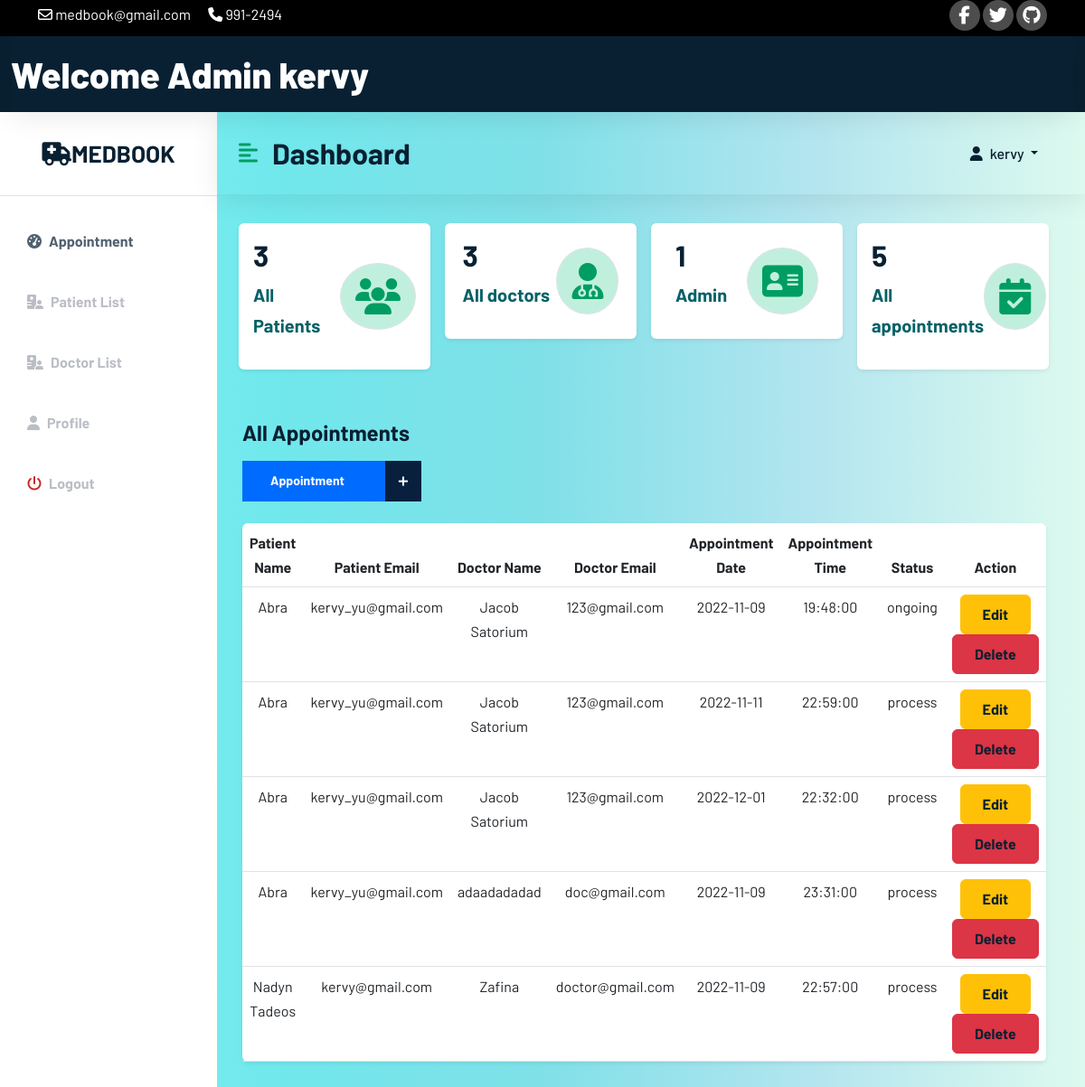
/admin/adminhome.php (signed in), run on an earlier commit of the app's database.
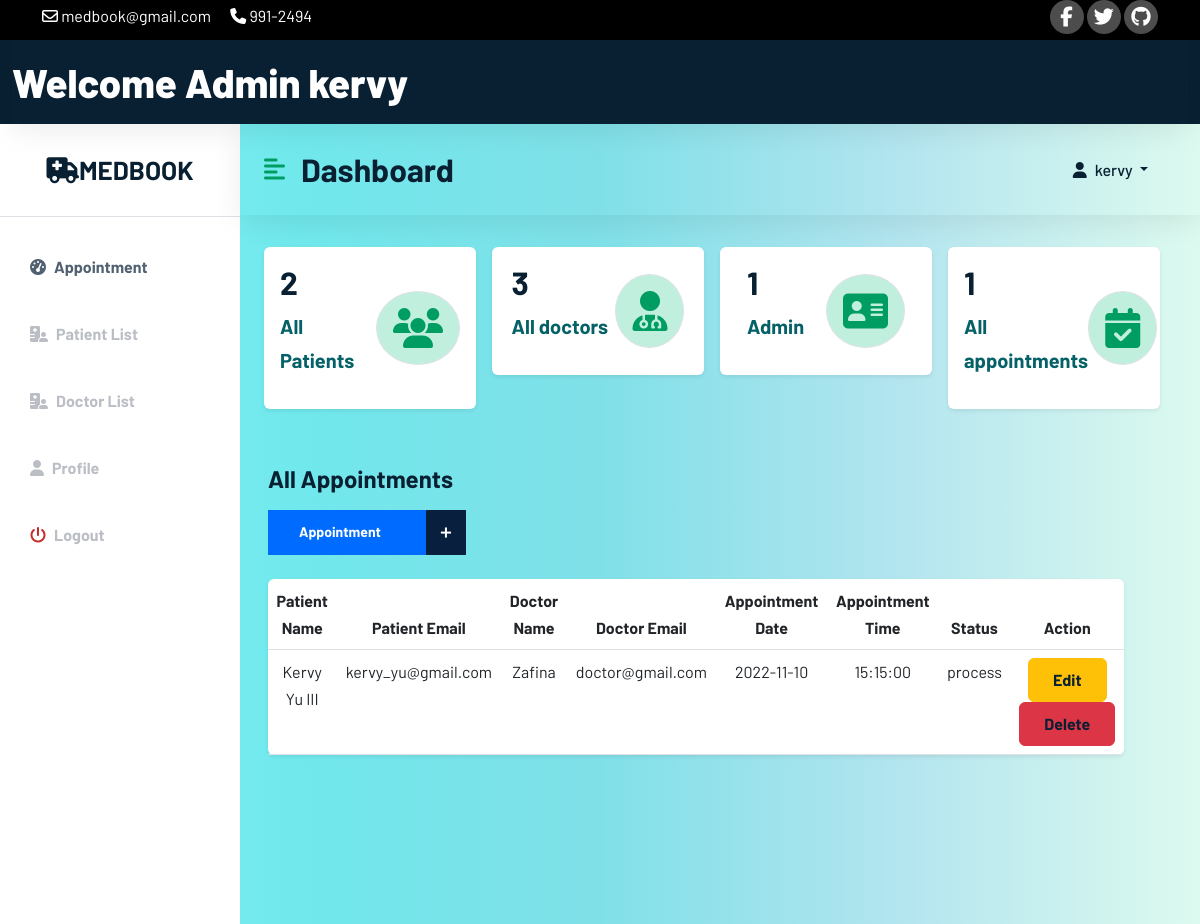
And on a later commit of the database.
### tables this page shows
CREATE TABLE `app_admin` (
  `adminID` int(11) NOT NULL,
  `admin_name` varchar(100) NOT NULL,
  `admin_email` varchar(100) NOT NULL,
  `admin_password` varchar(100) NOT NULL,
  `usertype` varchar(100) NOT NULL DEFAULT 'admin'
);

CREATE TABLE `appointment` (
  `requestID` int(11) NOT NULL,
  `d_name` varchar(100) NOT NULL,
  `p_email` varchar(100) NOT NULL,
  `appDate` date NOT NULL,
  `appTime` time NOT NULL,
  `appSymptoms` text NOT NULL,
  `appComments` text NOT NULL,
  `status` enum('process','ongoing','done','') NOT NULL DEFAULT 'process'
);

CREATE TABLE `patient` (
  `patientID` int(11) NOT NULL,
  `p_FullName` varchar(100) NOT NULL,
  `p_password` varchar(100) NOT NULL,
  `p_DOB` date NOT NULL,
  `p_gender` varchar(20) NOT NULL,
  `p_address` varchar(100) NOT NULL,
  `p_number` bigint(100) NOT NULL,
  `p_email` varchar(100) NOT NULL,
  `patient_type` varchar(100) NOT NULL DEFAULT 'user'
);

CREATE TABLE `doctor` (
  `doctorID` int(11) NOT NULL,
  `d_FullName` varchar(100) NOT NULL,
  `d_email` varchar(100) NOT NULL,
  `d_number` bigint(100) NOT NULL,
  `d_address` varchar(100) NOT NULL,
  `d_password` varchar(100) NOT NULL,
  `d_DOB` date NOT NULL,
  `d_gender` varchar(100) NOT NULL,
  `doctor_type` varchar(100) NOT NULL DEFAULT 'doctor',
  `d_specialize` text NOT NULL
);

### admin/adminhome.php (the view, shortened to what the rows shown need)
<?php
include 'D:\xampp\htdocs\Web_Tech\config\config.php';
include 'D:\xampp\htdocs\Web_Tech\admin\adminheader.php';
?>
<?php
$currentAd = $_SESSION['email'];
$sql = "SELECT * FROM app_admin WHERE admin_email = '$currentAd'";
$result = mysqli_query($conn, $sql);
if ($result) {
if (mysqli_num_rows($result) > 0) {
while ($row = mysqli_fetch_array($result)) {
?>
<!DOCTYPE html>
<html lang="en">
<head>
    <link href="https://cdn.jsdelivr.net/npm/bootstrap@5.2.0/dist/css/bootstrap.min.css" rel="stylesheet">
    <link rel="stylesheet" href="/Web_Tech/css/style.css">
    <link rel="stylesheet" href="/Web_Tech/css/dochome.css">
</head>
<body>
<div class="d-flex" id="wrapper">
    <div class="bg-white" id="sidebar-wrapper">
        <div class="sidebar-heading text-center py-4 primary-text fs-4 fw-bold text-uppercase border-bottom">
            <a href="#" class="navbar-brand mb-0" >
                <i class="fa-solid fa-truck-medical"></i>MedBook
            </a>
        </div>
        <div class="list-group list-group-flush my-3">
            <a href="adminhome.php" class="list-group-item list-group-item-action bg-transparent second-text active"><i
                    class="fas fa-tachometer-alt me-2"></i>Appointment</a>
            <a href="adminpatient.php" class="list-group-item list-group-item-action bg-transparent second-text fw-bold">
                <i class="fas fa-hospital-user me-2"></i>Patient List</a>
            <a href="patientlist.php" class="list-group-item list-group-item-action bg-transparent second-text fw-bold">
                <i class="fas fa-hospital-user me-2"></i>Doctor List</a>
            <a href="doctorprofile.php" class="list-group-item list-group-item-action bg-transparent second-text fw-bold"><i
                    class="fas fa-user me-2"></i>Profile</a>
            <a href="/Web_Tech/user/userlogout.php" class="list-group-item list-group-item-action bg-transparent second-text fw-bold"><i
                    class="fas fa-power-off me-2" style="color: #c72a2a;"></i>Logout</a>
        </div>
    </div>
    <div id="page-content-wrapper">
        <nav class="navbar navbar-expand-lg navbar-light bg-transparent py-4 px-4">
            <div class="d-flex align-items-center">
                <i class="fas fa-align-left primary-text fs-4 me-3" id="menu-toggle"></i>
                <h2 class="fs-2 m-0">Dashboard</h2>
            </div>
            <div class="collapse navbar-collapse" id="navbarSupportedContent">
                <ul class="navbar-nav ms-auto" id="nav_right">
                    <li class="nav-item dropdown collapse navbar-collapse" id="navbarSupportedContent">
                        <a class="nav-link dropdown-toggle" id="navbarDropdownMenuLink" role="button" data-bs-toggle="dropdown" aria-expanded="false">
                            <i class="fas fa-user me-2"></i><?php echo $row['admin_name'];?>
                        </a>
                    </li>
                </ul>
            </div>
            <?php
            }
            }
            }
            ?>
        </nav>
        <div class="container-fluid px-4">
            <div class="row g-3 my-2">
            <div class="row my-5">
                <div class="row my-4">
                <div class="col">
                    <table class="table bg-white rounded shadow-sm  table-hover">
                        <thead>
                        <tr class="text-center">
                            <th  scope="col" width="50">Patient Name</th>
                            <th  scope="col" width="50">Patient Email</th>
                            <th scope="col" width="40">Doctor Name</th>
                            <th scope="col" width="40">Doctor Email</th>
                            <th scope="col" width="50">Appointment Date</th>
                            <th scope="col" width="30">Appointment Time</th>
                            <th scope="col" width="30">Status</th>
                            <th scope="col" width="80">Action</th>
                        </tr>
                        </thead>
                        <tbody>
                        <?php
                        $sql = "SELECT p_FullName, a.p_email, d_FullName, d_name, appDate, appTime, status FROM appointment a
                        LEFT JOIN patient p ON p.p_email = a.p_email
                        LEFT JOIN doctor d ON d.d_email = a.d_name";
                        $result = mysqli_query($conn, $sql);
                        if (mysqli_num_rows($result)>0)
                        {
                            while ($row=mysqli_fetch_array($result))
                            {
                        ?>
                                    <tr class="text-center">
                                        <td><?php echo $row['p_FullName'];?></td>
                                        <td><?php echo $row['p_email'];?></td>
                                        <td><?php echo $row['d_FullName'];?></td>
                                        <td><?php echo $row['d_name'];?></td>
                                        <td><?php echo $row['appDate'];?></td>
                                        <td><?php echo $row['appTime'];?></td>
                                        <td><?php echo $row['status'];?></td>
                                        <td>
                                            <button type="button" name="update" id="act_button" class="btn btn-warning btn-xs update" data-bs-toggle="modal" data-bs-target="#myUpdate"><a class="glyphicon glyphicon-edit" style="text-decoration: none;" href="/Web_Tech/admin/adminhome.php?update=" title="Edit">Edit</a></button>
                                            <button type="button" name="delete" id="act_button" class="btn btn-danger btn-xs update"><a class="glyphicon glyphicon-edit" style="text-decoration: none; " href="/Web_Tech/admin/adminhome.php?delete=" title="Edit">Delete</a></button>
                                        </td>
                                    </tr>
                                    <?php
                                    }
                                    }
                                    else{
                                    ?>
                                <tr>
                                    <td style=" text-transform: capitalize;" class ="text-center" colspan="9"><h3>no items added</h3></td>
                                </tr>
                        <?php
                           }
                        ?>
                        </tbody>
                    </table>
                </div>
            </div>
        </div>
    </div>
</div>
</div>
</div>
</body>
</html>

### admin/adminheader.php (shortened to what the rows shown need)
<?php
$currentAd = $_SESSION['email'];
$sql = "SELECT * FROM app_admin WHERE admin_email = '$currentAd'";
$result = mysqli_query($conn, $sql);
if ($result) {
if (mysqli_num_rows($result) > 0) {
while ($row = mysqli_fetch_array($result)) {
?>
<!DOCTYPE html>
<html lang="en">
<head>
    <link href="https://cdn.jsdelivr.net/npm/bootstrap@5.2.0/dist/css/bootstrap.min.css" rel="stylesheet">
    <link rel="stylesheet" type="text/css" href="/Web_Tech/css/style.css">
    <link rel="stylesheet" type="text/css" href="/Web_Tech/css/dochome.css">
</head>
<body>
<div class="top-nav" id="home" style="background-color: black">
    <div class="container">
        <div class="row justify-content-between">
            <div class="col-auto">
                <p>
                    <i class="fa-regular fa-envelope"></i>
                    <span>medbook@gmail.com</span>
                </p>
                <p>
                    <i class="fa-solid fa-phone"></i>
                    <span>991-2494</span>
                </p>
            </div>
            <div class="col-auto social-icons">
                <a href=""><i class="fa-brands fa-facebook-f"></i></a>
                <a href=""><i class="fa-brands fa-twitter"></i></i></a>
                <a href=""><i class="fa-brands fa-github"></i></i></a>
            </div>
        </div>
    </div>
</div>
<div class="container-fluid" id="wrapper-header">
    <nav class="navbar navbar-inverse navbar-fixed-top" role="navigation">
        <div class="navbar-header">
            <a class="navbar-brand" id="docheader" href="doctorhome.php">Welcome Admin <?php echo $row['admin_name'];?></a>
        </div>
    </nav>
</div>
<?php
}
}
}
?>
</body>
</html>

What changed in the data, as far as the page shows it:
removed appointment: patient.p_FullName "Abra", p_email "kervy_yu@gmail.com", doctor.d_FullName "Jacob Satorium", d_name "123@gmail.com", appDate "2022-11-09", appTime "19:48:00", status "ongoing"
removed appointment: patient.p_FullName "Abra", p_email "kervy_yu@gmail.com", doctor.d_FullName "Jacob Satorium", d_name "123@gmail.com", appDate "2022-11-11", appTime "22:59:00", status "process"
removed appointment: patient.p_FullName "Abra", p_email "kervy_yu@gmail.com", doctor.d_FullName "Jacob Satorium", d_name "123@gmail.com", appDate "2022-12-01", appTime "22:32:00", status "process"
removed appointment: patient.p_FullName "Abra", p_email "kervy_yu@gmail.com", doctor.d_FullName "adaadadadad", d_name "doc@gmail.com", appDate "2022-11-09", appTime "23:31:00", status "process"
removed appointment: patient.p_FullName "Nadyn Tadeos", p_email "kervy@gmail.com", doctor.d_FullName "Zafina", d_name "doctor@gmail.com", appDate "2022-11-09", appTime "22:57:00", status "process"
added appointment: patient.p_FullName "Kervy Yu III", p_email "kervy_yu@gmail.com", doctor.d_FullName "Zafina", d_name "doctor@gmail.com", appDate "2022-11-10", appTime "15:15:00", status "process"
Also different on the page:
$row: "3" → "2"
$row: "5" → "1"
